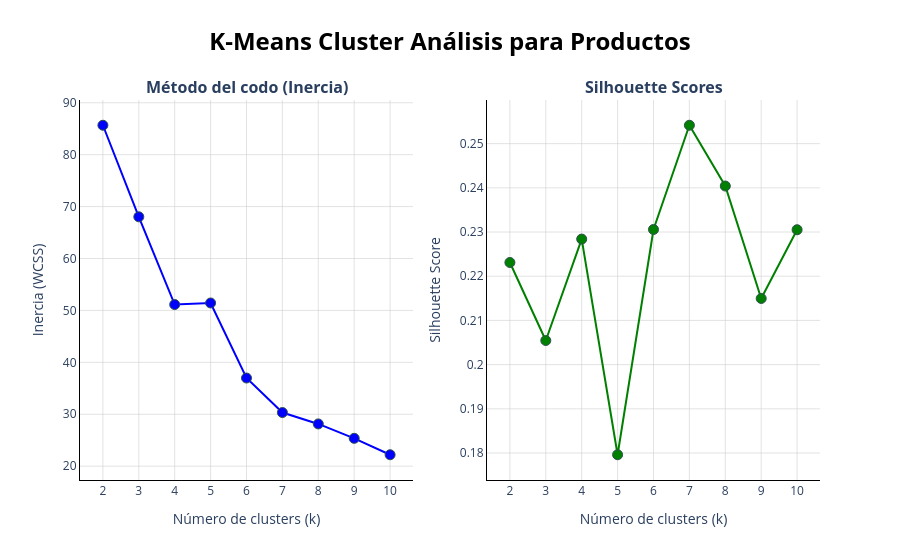

Notebook code for this chart:
### Code cell
#K menas cluster analysis
show_elbow_silhouette(k_values=k_values, inertias=inertias, summary_scores_kmeans=summary_scores_kmeans, title='K-Means Cluster Análisis para Productos')

### Figure 1 — Plotly figure (JSON) as saved in the notebook; plotly's stock layout.template omitted (floating-point values rounded to 4 significant figures)
{"data": [{"line": {"color": "blue", "width": 2}, "marker": {"color": "blue", "line": {"color": "DarkSlateGrey", "width": 1}, "size": 10}, "mode": "lines+markers", "name": "Intercia (WCSS)", "type": "scatter", "x": [2, 3, 4, 5, 6, 7, 8, 9, 10], "xaxis": "x", "y": [85.67, 68.03, 51.13, 51.44, 36.98, 30.33, 28.14, 25.37, 22.21], "yaxis": "y"}, {"line": {"color": "green", "width": 2}, "marker": {"color": "green", "line": {"color": "DarkSlateGrey", "width": 1}, "size": 10}, "mode": "lines+markers", "name": "Silhouette Score", "type": "scatter", "x": [2, 3, 4, 5, 6, 7, 8, 9, 10], "xaxis": "x2", "y": [0.2231, 0.2055, 0.2284, 0.1796, 0.2306, 0.2542, 0.2404, 0.215, 0.2305], "yaxis": "y2"}], "layout": {"annotations": [{"font": {"size": 16}, "showarrow": false, "text": "<b>Método del codo (Inercia)</b>", "x": 0.225, "xanchor": "center", "xref": "paper", "y": 1, "yanchor": "bottom", "yref": "paper"}, {"font": {"size": 16}, "showarrow": false, "text": "<b>Silhouette Scores</b>", "x": 0.775, "xanchor": "center", "xref": "paper", "y": 1, "yanchor": "bottom", "yref": "paper"}], "hovermode": "x unified", "paper_bgcolor": "white", "plot_bgcolor": "white", "showlegend": false, "title": {"font": {"color": "black", "size": 24}, "text": "<b>K-Means Cluster Análisis para Productos</b>", "x": 0.5}, "xaxis": {"anchor": "y", "domain": [0, 0.45], "dtick": 1, "gridcolor": "rgba(200, 200, 200, 0.5)", "linecolor": "black", "linewidth": 1, "showline": true, "title": {"text": "Número de clusters (k)"}, "zeroline": false}, "xaxis2": {"anchor": "y2", "domain": [0.55, 1], "dtick": 1, "gridcolor": "rgba(200, 200, 200, 0.5)", "linecolor": "black", "linewidth": 1, "showline": true, "title": {"text": "Número de clusters (k)"}, "zeroline": false}, "yaxis": {"anchor": "x", "domain": [0, 1], "gridcolor": "rgba(200, 200, 200, 0.5)", "linecolor": "black", "linewidth": 1, "showline": true, "title": {"text": "Inercia (WCSS)"}, "zeroline": false}, "yaxis2": {"anchor": "x2", "domain": [0, 1], "gridcolor": "rgba(200, 200, 200, 0.5)", "linecolor": "black", "linewidth": 1, "showline": true, "title": {"text": "Silhouette Score"}, "zeroline": false}}}
